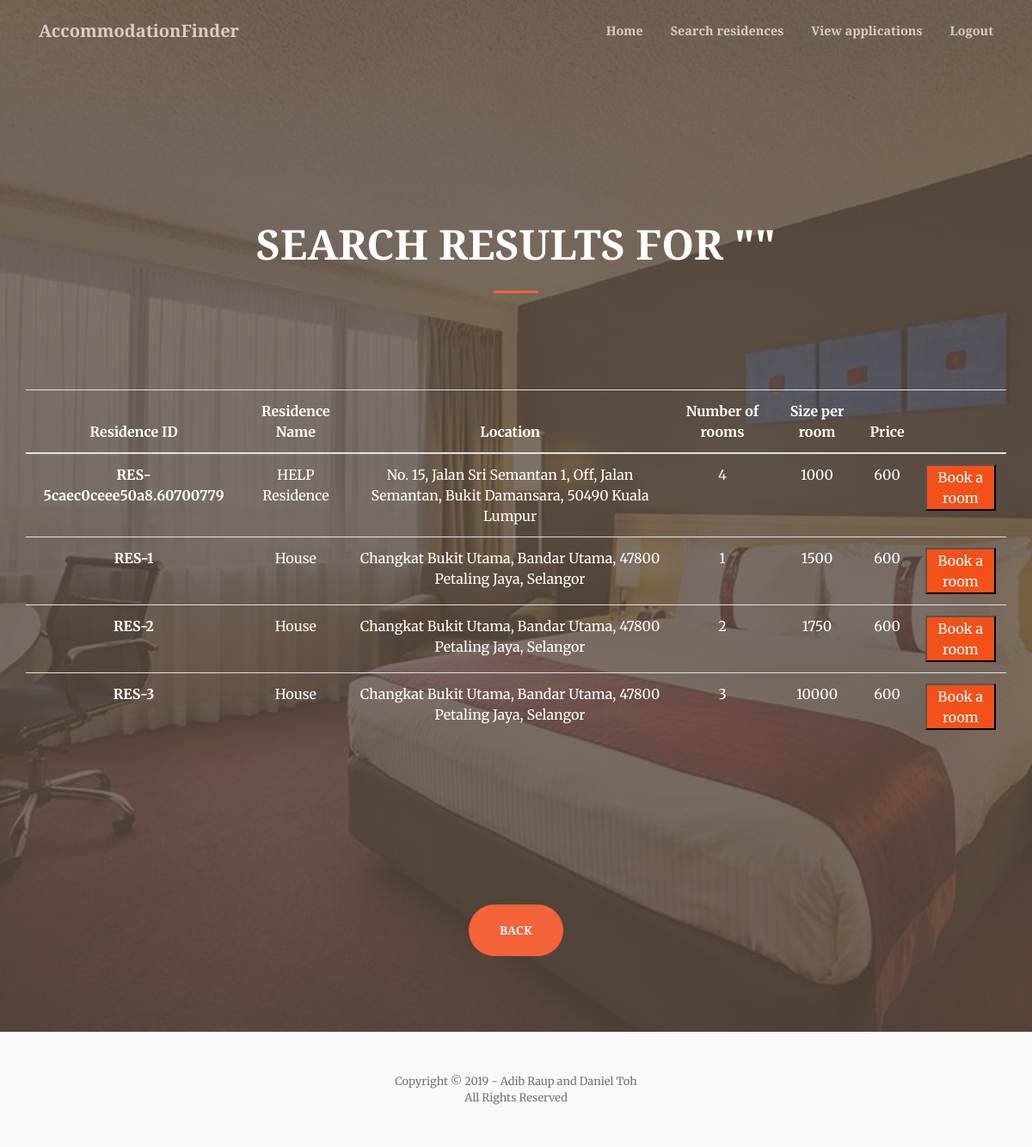
The page /accommodationList.php on the database as committed earlier.
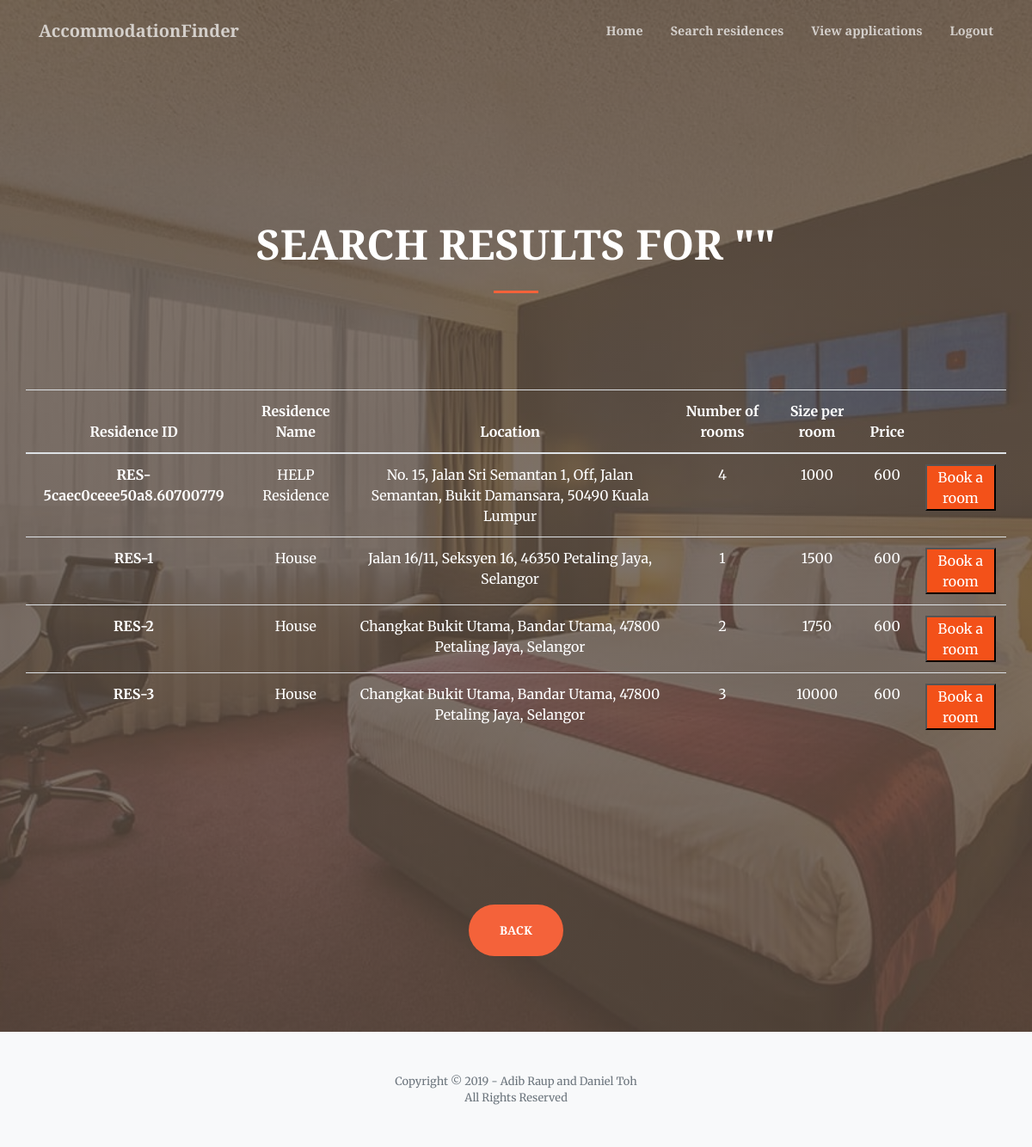
The same page on the database as committed later.
### tables this page shows
CREATE TABLE `residence` (
  `resID` varchar(100) NOT NULL,
  `resName` varchar(200) NOT NULL,
  `address` varchar(500) NOT NULL,
  `numUnits` varchar(100) NOT NULL,
  `sizePerUnit` varchar(100) NOT NULL,
  `monthlyRental` varchar(100) NOT NULL,
  `staffID` varchar(100) NOT NULL
);

### accommodationList.php (the view, shortened to what this page needs)
<?php
  $keyword = $_GET['search'];
?>
<!DOCTYPE html>
<html lang="en">
<head>
  <link href="vendor/fontawesome-free/css/all.min.css" rel="stylesheet" type="text/css">
  <link href="vendor/magnific-popup/magnific-popup.css" rel="stylesheet">
  <link href="css/creative3.5.min.css" rel="stylesheet">
</head>
<body id="page-top">
  <nav class="navbar navbar-expand-lg navbar-light fixed-top py-3" id="mainNav">
    <div class="container">
      <a class="navbar-brand js-scroll-trigger" href="index.html">AccommodationFinder</a>
      <div class="collapse navbar-collapse" id="navbarResponsive">
        <ul class="navbar-nav ml-auto my-2 my-lg-0">
          <li class="nav-item">
            <a class="nav-link js-scroll-trigger" href="applicantHome.php">Home</a>
          </li>
          <li class="nav-item">
            <a class="nav-link js-scroll-trigger" href="searchAccommodation.php">Search residences</a>
          </li>
          <li class="nav-item">
            <a class="nav-link js-scroll-trigger" href="applicantViewApplications.php">View applications</a>
          </li>
          <li class="nav-item">
            <a class="nav-link js-scroll-trigger" href="index.html">Logout</a>
          </li>
        </ul>
      </div>
    </div>
  </nav>
  <header class="masthead">
    <div class="container h-100">
      <div class="row h-100 align-items-center justify-content-center text-center">
        <div class="col-lg-10 align-self-end">
          <h1 class="text-uppercase text-white font-weight-bold"><font size="7">Search results for "<?php echo $keyword ?>"</font></h1>
          <hr class="divider my-4">
        </div>
          <table class="table table-hover" border="0" width="300%">
            <thead>
              <tr>
                <th><font color="white">Residence ID</font></th>
                <th><font color="white">Residence Name</font></th>
                <th><font color="white">Location</font></th>
                <th><font color="white">Number of rooms</font></th>
                <th><font color="white">Size per room</font></th>
                <th><font color="white">Price</font></th>
                <th></th>
              </tr>
            </thead>
            <tbody>
              <?php
              $servername = "localhost";
              $username = "root";
              $password = "";
              $conn = new mysqli($servername, $username, $password);
              $conn->select_db("accommodationfinder");
              $searchKeyword = "%".$keyword."%";
              $lq = "SELECT * FROM residence WHERE resName LIKE '$searchKeyword'";
              $res = $conn->query($lq);
              foreach($res as $opt){
              ?>
                <tr>
                  <th scope="row" name="resid" class="resid" id="resid"><font color="white"><?php echo $opt['resID']?></font></th>
                  <td class="name"><font color="white"><?php echo $opt['resName']?></font></td>
                  <td class="location"><font color="white"><?php echo $opt['address']?></font></td>
                  <td class="norooms"><font color="white"><?php echo $opt['numUnits']?></font></td>
                  <td class="sizeroom"><font color="white"><?php echo $opt['sizePerUnit']?></font></td>
                  <td class="price"><font color="white"><?php echo $opt['monthlyRental']?></font></td>
                  <td class="button"><a href="bookARoom.php"><font color="white"><button style="background-color:#F35119; color:white;">
                    Book a room</button></font></a></td>
                </tr>
              <?php }?>
            </tbody>
          </table>
        <a class="btn btn-primary btn-xl js-scroll-trigger" href="searchAccommodation.php">Back</a>
      </div>
    </div>
  </header>
  <footer class="bg-light py-5">
    <div class="container">
      <div class="small text-center text-muted">Copyright &copy; 2019 - Adib Raup and Daniel Toh</div>
      <div class="small text-center text-muted">All Rights Reserved</div>
    </div>
  </footer>
</body>
</html>

Rows that differ between the two databases and show on the page:
changed residence "RES-1": address "Changkat Bukit Utama, Bandar Utama, 47800 Petaling Jaya, Selangor" → "Jalan 16/11, Seksyen 16, 46350 Petaling Jaya, Selangor"
